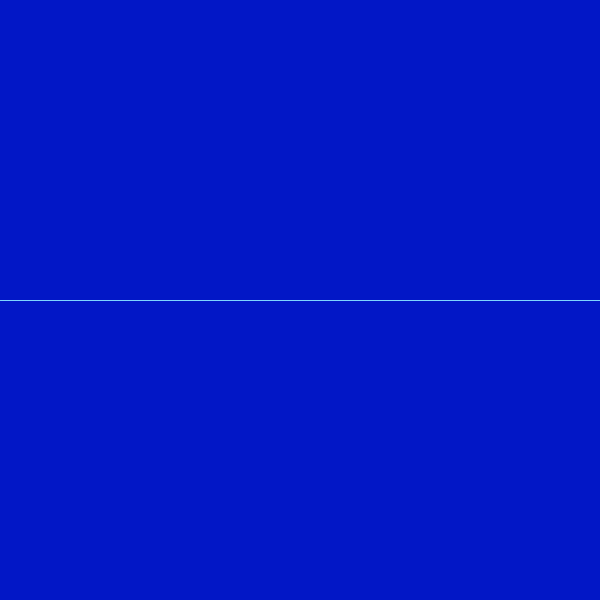
Frame 1 (no input)
Frame 60 (the mouse pressed at the canvas centre just before this capture): identical to frame 1, image omitted
Frame 120 (the mouse held since frame 60 and released just before this capture): identical to frame 1, image omitted

The Processing sketch that drew this single still picture (run headless with seeded random() and noise(); from frame 60 on, the mouse is pressed at the canvas centre):

// Processing sketch: Dibujo
// ── Dibujo.pde
// lineas progresivas
int posXa,posYa,posXb,posYb;
float radio;

public void setup(){
  size (600,600);

}

public void draw(){
    background(#0217C6);
    dibujarPlano();

  
}

public void dibujarPlano(){
  stroke(#7ED5FF);
  line (0,height/2,width,height/2);
  line (0,height/2,width,height/2);
  
  }
  
